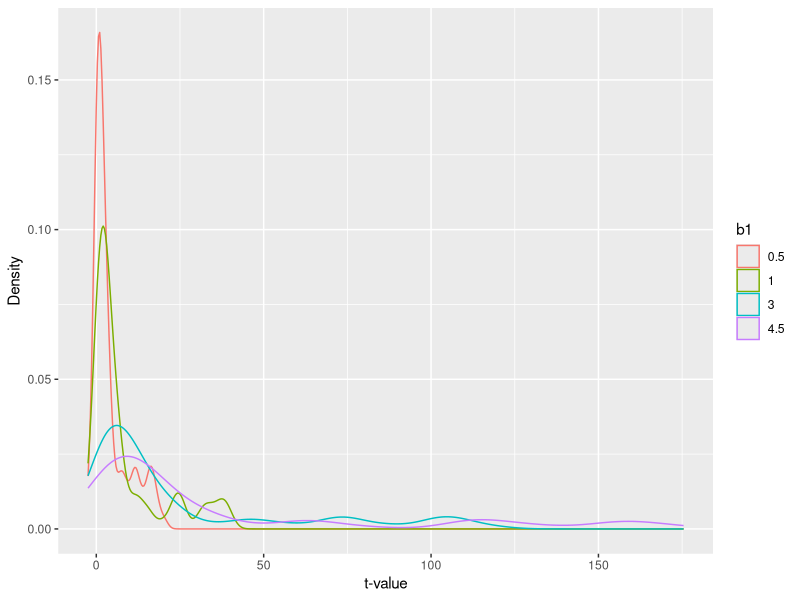
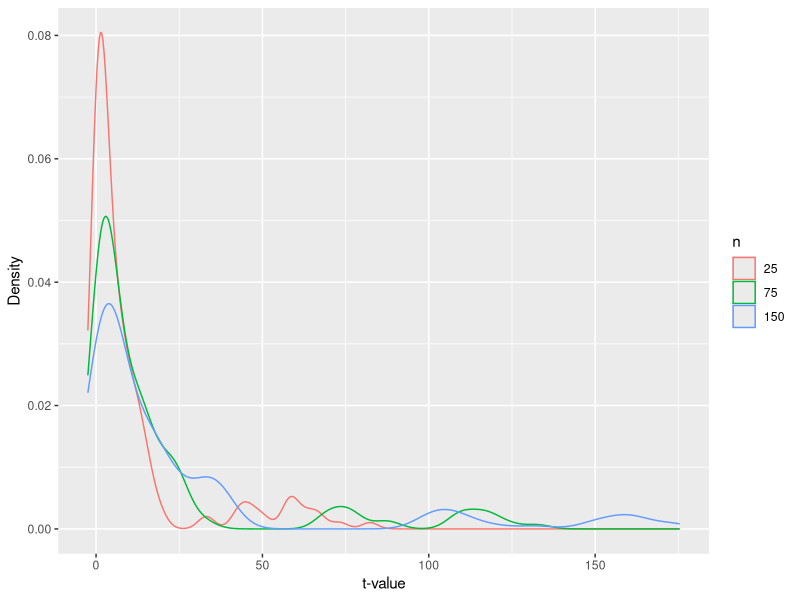
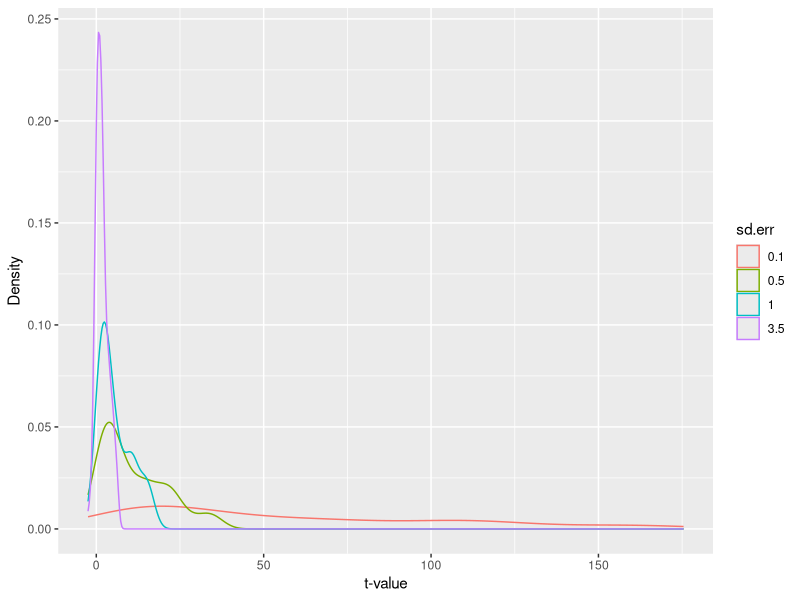
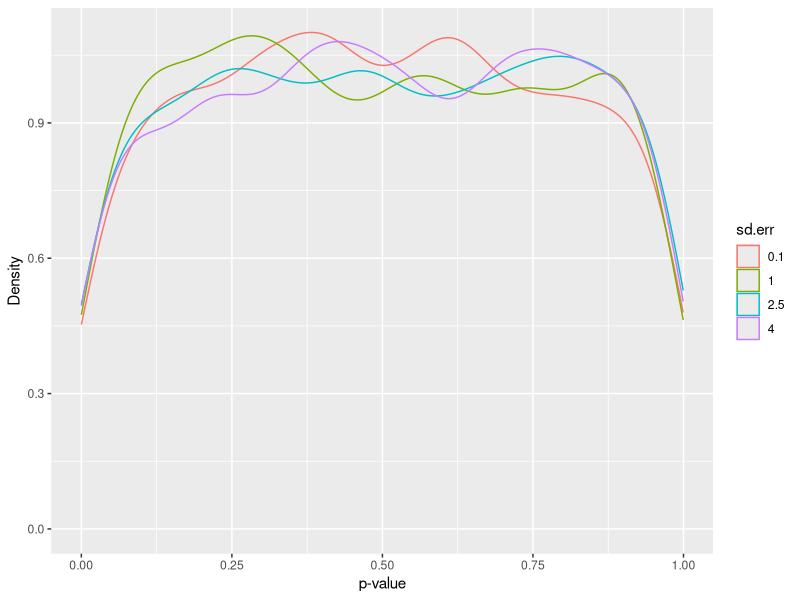
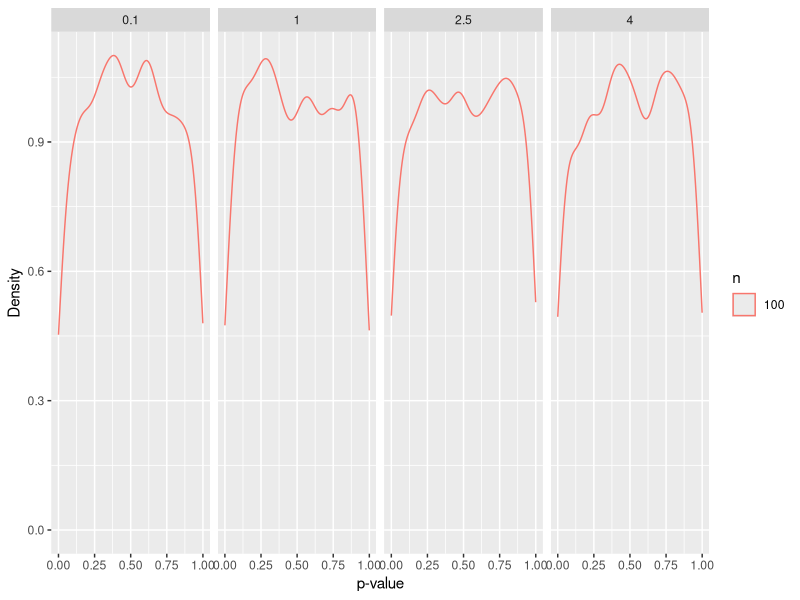

Write the R code that produced these figures, in order.
## ---- chunk 1
knitr::opts_chunk$set(echo = TRUE)
## ---- chunk 2
library(tidyverse)
## ---- chunk 3
gen.mod <- function(n = 100, b0 = 2, b1 = 3, sd.err = 1) {
    predictor <- runif(n) - 1
    response <- b0 + b1 * predictor + rnorm(n, mean = 0, sd = sd.err)
    return(data.frame(response = response, predictor = predictor))
}
## ---- chunk 4
n.times <- 1:10
n <- c(25, 75, 150)
b1 <- c(0.5, 1, 3, 4.5)
sd.err <- c(0.1, 0.5, 1, 3.5)

values.df <- expand.grid(n.times = n.times, n = n, b1 = b1, sd.err = sd.err)
## ---- chunk 5
for (i in 1:length(values.df$n.times)) {
    tmp.df <- gen.mod(n = values.df$n[i], b0 = 2, b1 = values.df$b1[i], sd.err = values.df$sd.err[i])
    mod1 <- lm(response ~ predictor, data = tmp.df)
    values.df$tvalue[i] <- summary(mod1)$coefficients["predictor", "t value"]
}

values.df$n <- factor(values.df$n)
values.df$b1 <- factor(values.df$b1)
values.df$sd.err <- factor(values.df$sd.err)
## ---- chunk 6
ggplot(data = values.df, aes(tvalue, group = b1, col = b1))+
  geom_density() + 
  xlab("t-value") + 
  ylab("Density")
## ---- chunk 7
ggplot(data = values.df, aes(tvalue, group = n, col = n))+ 
  geom_density() + 
  xlab("t-value") + 
  ylab("Density")
## ---- chunk 8
ggplot(data = values.df, aes(tvalue, group = sd.err, col = sd.err))+
  geom_density() + 
  xlab("t-value") + 
  ylab("Density")
## ---- chunk 9
gen.mod2 <- function(n = 100, b0 = 0, b1 = 0, sd.err = 1) {
    predictor <- runif(n) - 0.5
    response <- b0 + b1 * predictor + rnorm(n, mean = 0, sd = sd.err)
    return(data.frame(response = response, predictor = predictor))
}

## ---- chunk 10
n.times <- 1:2000
n <- c(100)
b1 <- c(0)
sd.err <- c(0.1,1, 2.5, 4)

values.df2 <- expand.grid(n.times = n.times, n = n, b1 = b1, sd.err = sd.err)
## ---- chunk 11
for (i in 1:length(values.df2$n.times)) {
    tmp.df2 <- gen.mod2(n = values.df2$n[i], b0 = 0, b1 = values.df2$b1[i], sd.err = values.df2$sd.err[i])
    mod2 <- lm(response ~ predictor, data = tmp.df2)
    values.df2$pvalue[i] <- summary(mod2)$coefficients["predictor", "Pr(>|t|)"]
}

values.df2$n <- factor(values.df2$n)
values.df2$b1 <- factor(values.df2$b1)
values.df2$sd.err <- factor(values.df2$sd.err)
## ---- chunk 12
ggplot(data = values.df2, aes(pvalue, group = sd.err, col = sd.err))+
  geom_density() + 
  xlab("p-value") + 
  ylab("Density")
## ---- chunk 13
test.sub <- subset(values.df2, sd.err == 5)

with(test.sub, table(pvalue <= 0.05))/length(test.sub$pvalue)
## ---- chunk 14
ggplot(data = values.df2, aes(pvalue, group = n, col = n))+
  geom_density() + 
  xlab("p-value") + 
  ylab("Density") +
  facet_grid(~sd.err)
